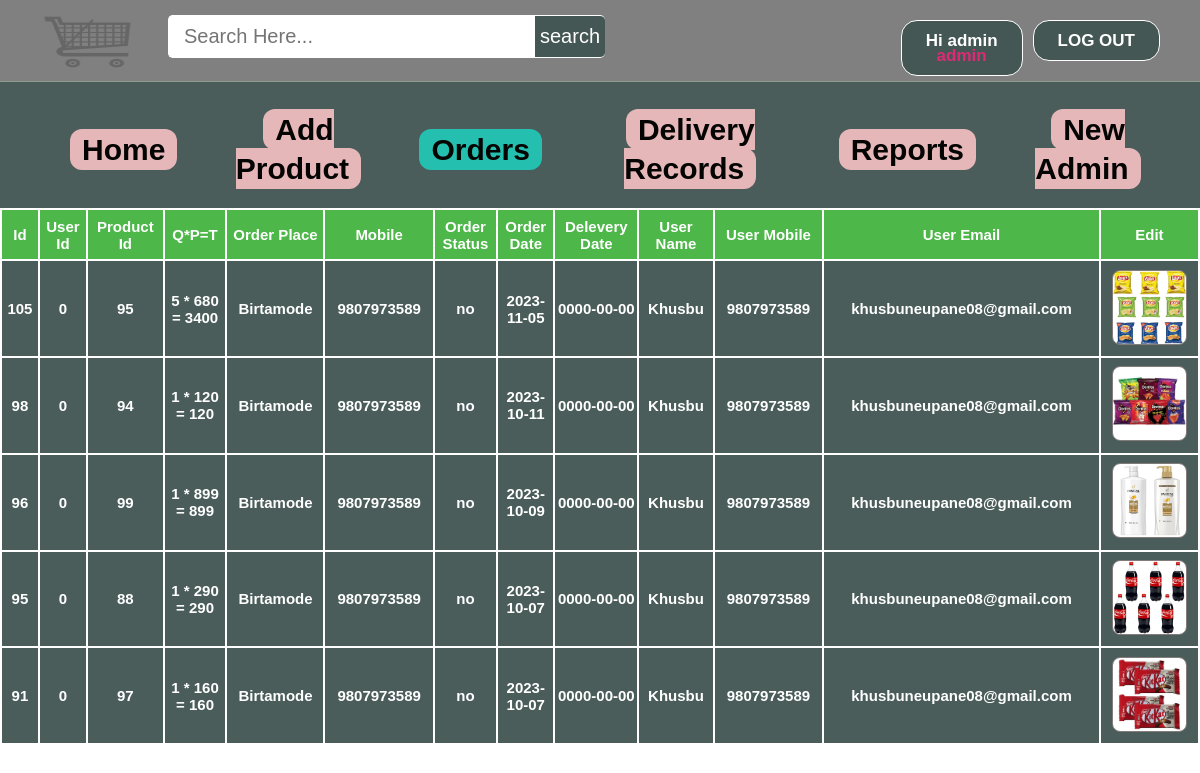
Screenshot of /admin/orders.php (signed in) with the database file from the repository.
### tables this page shows
CREATE TABLE `orders` (
  `id` int(11) NOT NULL,
  `uid` int(11) NOT NULL,
  `pid` int(11) NOT NULL,
  `quantity` int(11) NOT NULL,
  `oplace` text NOT NULL,
  `mobile` varchar(15) NOT NULL,
  `dstatus` varchar(10) NOT NULL DEFAULT 'no',
  `odate` date NOT NULL,
  `ddate` date NOT NULL,
  `delivery` varchar(30) NOT NULL
);

CREATE TABLE `products` (
  `id` int(11) NOT NULL,
  `pName` varchar(100) NOT NULL,
  `price` int(11) NOT NULL,
  `piece` int(11) NOT NULL,
  `description` text NOT NULL,
  `available` int(11) NOT NULL,
  `category` varchar(100) NOT NULL,
  `type` varchar(100) NOT NULL,
  `item` varchar(100) NOT NULL,
  `pCode` varchar(20) NOT NULL,
  `picture` text NOT NULL
);

CREATE TABLE `users` (
  `id` int(11) NOT NULL,
  `first_name` varchar(25) NOT NULL,
  `last_name` varchar(25) NOT NULL,
  `email` varchar(100) NOT NULL,
  `mobile` varchar(20) NOT NULL,
  `address` varchar(120) NOT NULL,
  `password` varchar(100) NOT NULL
);

### admin/orders.php (the view, shortened to what this page needs)
<?php include ( "../inc/connect.inc.php" ); ?>
<?php
if (!isset($_SESSION['admin_login'])) {
	header("location: login.php");
	$user = "";
}
else {
	$user = $_SESSION['admin_login'];
	$result = mysqli_query($con, "SELECT * FROM admin WHERE id='$user'");
		$get_user_email = mysqli_fetch_assoc($result);
			$uname_db = $get_user_email['firstName'];
			$utype_db=$get_user_email['type'];
}
?>
<!doctype html>
<html>
	<head>
		<link rel="stylesheet" type="text/css" href="../css/style.css">
	</head>
	<body class="home-welcome-text" style="background-image: url(../image/homebackgrndimg2.png);">
		<div class="homepageheader">
			<div class="signinButton loginButton">
				<div class="uiloginbutton signinButton loginButton" style="margin-right: 40px;">
					<?php
						if ($user!="") {
							echo '<a style="text-decoration: none;color: #fff;" href="logout.php">LOG OUT</a>';
						}
					 ?>
				</div>
				<div class="uiloginbutton signinButton loginButton">
					<?php
						if ($user!="") {
							echo '<a style="text-decoration: none;color: #fff;" href="login.php">Hi '.$uname_db.'</br><span style="color: #de2a74">'.$utype_db.'</span></a>';
						}
						else {
							echo '<a style="text-decoration: none;color: #fff;" href="login.php">LOG IN</a>';
						}
					 ?>
				</div>
			</div>
			<div style="float: left; margin: 5px 0px 0px 23px;">
				<a href="index.php">
					<img style=" height: 75px; width: 130px;" src="../image/cart.png">
				</a>
			</div>
			<div class="">
				<div id="srcheader">
					<form id="newsearch" method="get" action="http://www.google.com">
					        <input type="text" class="srctextinput" name="q" size="21" maxlength="120"  placeholder="Search Here..."><input type="submit" value="search" class="srcbutton" >
					</form>
				</div>
			</div>
		</div>
		<div class="categolis">
			<table>
				<tr>
					<th>
						<a href="index.php" style="text-decoration: none;color: #040403;padding: 4px 12px;background-color: #e6b7b8;border-radius: 12px;">Home</a>
					</th>
					<th><a href="addproduct.php" style="text-decoration: none;color: #040403;padding: 4px 12px;background-color: #e6b7b8;border-radius: 12px;">Add Product</a></th>
					<th><a href="orders.php" style="text-decoration: none;color: #040403;padding: 4px 12px;background-color: #24bfae;border-radius: 12px;">Orders</a></th>
				<th><a href="DeliveryRecords.php" style="text-decoration: none;color: #040403;padding: 4px 12px;background-color: #e6b7b8;border-radius: 12px;">Delivery Records</a></th>
					<?php
						if($utype_db == 'admin'){
							echo '<th><a href="report.php" style="text-decoration: none;color: #040403;padding: 4px 12px;background-color: #e6b7b8;border-radius: 12px;">Reports</a></th>
								<th><a href="newadmin.php" style="text-decoration: none;color: #040403;padding: 4px 12px;background-color: #e6b7b8;;border-radius: 12px;">New Admin</a></th>';
						}
					?>
				</tr>
			</table>
		</div>
		<div>
			<table class="rightsidemenu">
				<tr style="font-weight: bold;" colspan="10" bgcolor="#4DB849">
					<th>Id</th>
					<th>User Id</th>
					<th>Product Id</th>
					<th>Q*P=T</th>
					<th>Order Place</th>
					<th>Mobile</th>
					<th>Order Status</th>
					<th>Order Date</th>
					<th>Delevery Date</th>
					<th>User Name</th>
					<th>User Mobile</th>
					<th>User Email</th>
					<th>Edit</th>
				</tr>
				<tr>
					<?php include ( "../inc/connect.inc.php");
					$query = "SELECT * FROM orders ORDER BY id DESC";
					$run = mysqli_query($con, $query);
					while ($row=mysqli_fetch_assoc($run)) {
						$oid = $row['id'];
						$ouid = $row['uid'];
						$opid = $row['pid'];
						$oquantity = $row['quantity'];
						$oplace = $row['oplace'];
						$omobile = $row['mobile'];
						$odstatus = $row['dstatus'];
						$odate = $row['odate'];
						$ddate = $row['ddate'];
						$query1 = "SELECT * FROM users WHERE id='$ouid'";
						$run1 = mysqli_query($con, $query1);
						$row1=mysqli_fetch_assoc($run1);
						$ofname = $row1['first_name'];
						$oumobile = $row1['mobile'];
						$ouemail = $row1['email'];
						$query2 = "SELECT * FROM products WHERE id='$opid'";
						$run2 = mysqli_query($con, $query2);
						$row2=mysqli_fetch_assoc($run2);
						$opitem = $row2['item'];
						$oppicture = $row2['picture'];
						$oprice = $row2['price'];
					 ?>
					<th><?php echo $oid; ?></th>
					<th><?php echo $ouid; ?></th>
					<th><?php echo $opid; ?></th>
					<th><?php echo ''.$oquantity.' * '.$oprice.' = '.$oquantity*$oprice.''; ?></th>
					<th><?php echo $oplace; ?></th>
					<th><?php echo $omobile; ?></th>
					<th><?php echo $odstatus; ?></th>
					<th><?php echo $odate; ?></th>
					<th><?php echo $ddate; ?></th>
					<th><?php echo $ofname; ?></th>
					<th><?php echo $oumobile; ?></th>
					<th><?php echo $ouemail; ?></th>
					<th><?php echo '<div class="home-prodlist-img"><a href="editorder.php?eoid='.$oid.'">
									<img src="../image/product/'.$opitem.'/'.$oppicture.'" class="home-prodlist-imgi" style="height: 75px; width: 75px;">
									</a>
								</div>' ?></th>
				</tr>
				<?php } ?>
			</table>
		</div>
	</body>
</html>

### css/style.css (style rules this page uses)
html, body, div, span, applet, object, iframe, h1, h2, h3, h4, h5, h6, p, blockquote, pre, a, abbr, acronym, address, big, cite, code, del, dfn, em, img, ins, kbd, q, s, samp, small, strike, strong, sub, sup, tt, var, b, u, i, center, dl, dt, dd, ol, ul, li, fieldset, form, label, legend, table, caption, tbody, tfoot, thead, tr, th, td, article, aside, canvas, details, embed, figure, figcaption, footer, header, hgroup, menu, nav, output, ruby, section, summary, time, mark, audio, video * { margin: 0; padding: 0; text-decoration: none; list-style: none; box-sizing: border-box; }
body { line-height: normal; }
table { border-collapse: collapse; border-spacing: 0; }
* { margin: 0px; padding: 0px; }
body, button, input, label, select, td, textarea { font-family: Arial, Helvetica, tahoma,verdana,arial,sans-serif; font-size: 10px; }
body { justify-content: center; height: 100vh; background-image: url(https://w0.peakpx.com/wallpaper/484/117/HD-wallpaper-supermarket-and-background-grocery-store.jpg) no-repeat; background-size: cover; background-position: center; }
.homepageheader { position: fixed; height: 82px; width: 100%; min-width: 980px; border-bottom: 1px solid #8E9D8E; margin: 0px; background-image: initial ; background-position-x: initial; background-position-y: initial; background-size: initial; background-attachment: initial; background-origin: initial; background-clip: initial; background-color: grey; }
.loginButton .signinButton { color: Grey; background: #415553f2; border: 1px solid #FFFFFF; cursor: pointer; display: inline-block; font-weight: bold; font-family: Arial, Helvetica, tahoma,verdana,arial,sans-serif; line-height: 15px; padding: 12px 24px; border-radius: 16px; text-align: center; text-decoration: none; float: right; margin: 20px 0px 0px 10px; font-size: 17px; }
#newsearch { float:left; padding:15px; }
.srctextinput { margin: 0px; padding: 9px 15px; font-family: Arial, Helvetica, tahoma,verdana,arial,sans-serif; font-size:20px; border:1px solid white; border-right:0px; border-top-left-radius: 5px 5px; border-bottom-left-radius: 5px 5px; width: 335px; }
.srcbutton { margin: 0; padding: 9px 5px; font-family: Arial, Helvetica, tahoma,verdana,arial,sans-serif; font-size:20px; outline: none; cursor: pointer; text-align: center; text-decoration: none; color: #ffffff; border: solid 1px white; border-right:0px; background: #415553f2; border-top-right-radius: 5px 5px; border-bottom-right-radius: 5px 5px; }
.home-prodlist-imgi { height: 270px; width: 300px; padding: 0px; border: 1px solid #847b7b; border-radius: 8px; }
.categolis { line-height: 1.3; font-weight: bold; font-family: Arial, Helvetica, tahoma,verdana,arial,sans-serif; color: #fff; padding: 110px 20px 20px 50px; background-color:#415553f2 ; text-align: center; font-size: 30px; }
.categolis table tbody tr th { padding: 0px 6px 0px 20px; }
.rightsidemenu { float: right; text-align: center; width: 100%; margin: 0px; background-color:#415553f2; font-size: 15px; font-family: Arial, Helvetica, tahoma,verdana,arial,sans-serif; color: #fff; font-weight: bold; height: 537px; overflow: auto; }
.rightsidemenu th { margin-top: 5px; border: 2px solid; padding: 7px 2px; width: 10px; }

### rows the page displays
orders: id "105", uid "0", pid "95", quantity "5", products.price "680", $oquantity*$oprice "3400", oplace "Birtamode", mobile "9807973589", dstatus "no", odate "2023-11-05", ddate "0000-00-00", users.first_name "Khusbu", users.mobile "9807973589", users.email "khusbuneupane08@gmail.com", products.item+picture (picture)
orders: id "98", uid "0", pid "94", quantity "1", products.price "120", $oquantity*$oprice "120", oplace "Birtamode", mobile "9807973589", dstatus "no", odate "2023-10-11", ddate "0000-00-00", users.first_name "Khusbu", users.mobile "9807973589", users.email "khusbuneupane08@gmail.com", products.item+picture (picture)
orders: id "96", uid "0", pid "99", quantity "1", products.price "899", $oquantity*$oprice "899", oplace "Birtamode", mobile "9807973589", dstatus "no", odate "2023-10-09", ddate "0000-00-00", users.first_name "Khusbu", users.mobile "9807973589", users.email "khusbuneupane08@gmail.com", products.item+picture (picture)
orders: id "95", uid "0", pid "88", quantity "1", products.price "290", $oquantity*$oprice "290", oplace "Birtamode", mobile "9807973589", dstatus "no", odate "2023-10-07", ddate "0000-00-00", users.first_name "Khusbu", users.mobile "9807973589", users.email "khusbuneupane08@gmail.com", products.item+picture (picture)
orders: id "91", uid "0", pid "97", quantity "1", products.price "160", $oquantity*$oprice "160", oplace "Birtamode", mobile "9807973589", dstatus "no", odate "2023-10-07", ddate "0000-00-00", users.first_name "Khusbu", users.mobile "9807973589", users.email "khusbuneupane08@gmail.com", products.item+picture (picture)

### other values shown
$uname_db "admin"
$utype_db "admin"
